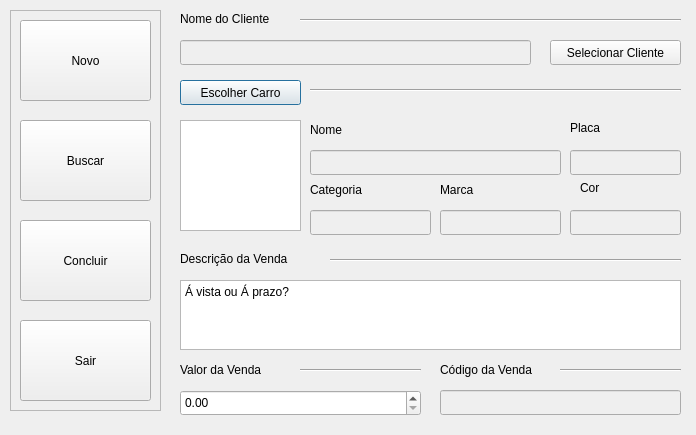
<?xml version="1.0" encoding="UTF-8"?>
<ui version="4.0">
 <class>MenuVenda</class>
 <widget class="QDialog" name="MenuVenda">
  <property name="geometry">
   <rect>
    <x>0</x>
    <y>0</y>
    <width>696</width>
    <height>435</height>
   </rect>
  </property>
  <property name="windowTitle">
   <string>Dialog</string>
  </property>
  <widget class="Line" name="line_6">
   <property name="geometry">
    <rect>
     <x>560</x>
     <y>360</y>
     <width>121</width>
     <height>20</height>
    </rect>
   </property>
   <property name="orientation">
    <enum>Qt::Horizontal</enum>
   </property>
  </widget>
  <widget class="Line" name="line">
   <property name="geometry">
    <rect>
     <x>330</x>
     <y>250</y>
     <width>351</width>
     <height>20</height>
    </rect>
   </property>
   <property name="orientation">
    <enum>Qt::Horizontal</enum>
   </property>
  </widget>
  <widget class="QPushButton" name="botaoEscolheCarro">
   <property name="geometry">
    <rect>
     <x>180</x>
     <y>80</y>
     <width>121</width>
     <height>25</height>
    </rect>
   </property>
   <property name="text">
    <string>Escolher Carro</string>
   </property>
  </widget>
  <widget class="QLabel" name="label_7">
   <property name="geometry">
    <rect>
     <x>570</x>
     <y>120</y>
     <width>61</width>
     <height>16</height>
    </rect>
   </property>
   <property name="text">
    <string>Placa</string>
   </property>
  </widget>
  <widget class="QLineEdit" name="lineEditCorCarro">
   <property name="enabled">
    <bool>false</bool>
   </property>
   <property name="geometry">
    <rect>
     <x>570</x>
     <y>210</y>
     <width>111</width>
     <height>25</height>
    </rect>
   </property>
   <property name="palette">
    <palette>
     <active>
      <colorrole role="Text">
       <brush brushstyle="SolidPattern">
        <color alpha="255">
         <red>44</red>
         <green>44</green>
         <blue>44</blue>
        </color>
       </brush>
      </colorrole>
     </active>
     <inactive>
      <colorrole role="Text">
       <brush brushstyle="SolidPattern">
        <color alpha="255">
         <red>44</red>
         <green>44</green>
         <blue>44</blue>
        </color>
       </brush>
      </colorrole>
     </inactive>
     <disabled>
      <colorrole role="Text">
       <brush brushstyle="SolidPattern">
        <color alpha="255">
         <red>0</red>
         <green>0</green>
         <blue>0</blue>
        </color>
       </brush>
      </colorrole>
     </disabled>
    </palette>
   </property>
  </widget>
  <widget class="QLineEdit" name="lineEditPlaca">
   <property name="enabled">
    <bool>false</bool>
   </property>
   <property name="geometry">
    <rect>
     <x>570</x>
     <y>150</y>
     <width>111</width>
     <height>25</height>
    </rect>
   </property>
   <property name="palette">
    <palette>
     <active>
      <colorrole role="Text">
       <brush brushstyle="SolidPattern">
        <color alpha="255">
         <red>44</red>
         <green>44</green>
         <blue>44</blue>
        </color>
       </brush>
      </colorrole>
     </active>
     <inactive>
      <colorrole role="Text">
       <brush brushstyle="SolidPattern">
        <color alpha="255">
         <red>44</red>
         <green>44</green>
         <blue>44</blue>
        </color>
       </brush>
      </colorrole>
     </inactive>
     <disabled>
      <colorrole role="Text">
       <brush brushstyle="SolidPattern">
        <color alpha="255">
         <red>0</red>
         <green>0</green>
         <blue>0</blue>
        </color>
       </brush>
      </colorrole>
     </disabled>
    </palette>
   </property>
  </widget>
  <widget class="QLineEdit" name="lineEditMarcaCarro">
   <property name="enabled">
    <bool>false</bool>
   </property>
   <property name="geometry">
    <rect>
     <x>440</x>
     <y>210</y>
     <width>121</width>
     <height>25</height>
    </rect>
   </property>
   <property name="palette">
    <palette>
     <active>
      <colorrole role="Text">
       <brush brushstyle="SolidPattern">
        <color alpha="255">
         <red>44</red>
         <green>44</green>
         <blue>44</blue>
        </color>
       </brush>
      </colorrole>
     </active>
     <inactive>
      <colorrole role="Text">
       <brush brushstyle="SolidPattern">
        <color alpha="255">
         <red>44</red>
         <green>44</green>
         <blue>44</blue>
        </color>
       </brush>
      </colorrole>
     </inactive>
     <disabled>
      <colorrole role="Text">
       <brush brushstyle="SolidPattern">
        <color alpha="255">
         <red>0</red>
         <green>0</green>
         <blue>0</blue>
        </color>
       </brush>
      </colorrole>
     </disabled>
    </palette>
   </property>
  </widget>
  <widget class="QTextEdit" name="textDescricao">
   <property name="geometry">
    <rect>
     <x>180</x>
     <y>280</y>
     <width>501</width>
     <height>70</height>
    </rect>
   </property>
   <property name="html">
    <string>&lt;!DOCTYPE HTML PUBLIC &quot;-//W3C//DTD HTML 4.0//EN&quot; &quot;http://www.w3.org/TR/REC-html40/strict.dtd&quot;&gt;
&lt;html&gt;&lt;head&gt;&lt;meta name=&quot;qrichtext&quot; content=&quot;1&quot; /&gt;&lt;style type=&quot;text/css&quot;&gt;
p, li { white-space: pre-wrap; }
&lt;/style&gt;&lt;/head&gt;&lt;body style=&quot; font-family:'Sans'; font-size:10pt; font-weight:400; font-style:normal;&quot;&gt;
&lt;p style=&quot; margin-top:0px; margin-bottom:0px; margin-left:0px; margin-right:0px; -qt-block-indent:0; text-indent:0px;&quot;&gt;&lt;span style=&quot; font-family:'Noto Sans'; font-size:9pt;&quot;&gt;Á vista ou Á prazo?&lt;/span&gt;&lt;/p&gt;&lt;/body&gt;&lt;/html&gt;</string>
   </property>
  </widget>
  <widget class="QLabel" name="label_3">
   <property name="geometry">
    <rect>
     <x>180</x>
     <y>10</y>
     <width>111</width>
     <height>17</height>
    </rect>
   </property>
   <property name="text">
    <string>Nome do Cliente</string>
   </property>
  </widget>
  <widget class="Line" name="line_3">
   <property name="geometry">
    <rect>
     <x>300</x>
     <y>10</y>
     <width>381</width>
     <height>20</height>
    </rect>
   </property>
   <property name="orientation">
    <enum>Qt::Horizontal</enum>
   </property>
  </widget>
  <widget class="QLabel" name="label_2">
   <property name="geometry">
    <rect>
     <x>180</x>
     <y>360</y>
     <width>121</width>
     <height>20</height>
    </rect>
   </property>
   <property name="text">
    <string>Valor da Venda</string>
   </property>
  </widget>
  <widget class="QLabel" name="label_8">
   <property name="geometry">
    <rect>
     <x>440</x>
     <y>180</y>
     <width>101</width>
     <height>20</height>
    </rect>
   </property>
   <property name="text">
    <string>Marca</string>
   </property>
  </widget>
  <widget class="QLabel" name="label_11">
   <property name="geometry">
    <rect>
     <x>310</x>
     <y>120</y>
     <width>81</width>
     <height>20</height>
    </rect>
   </property>
   <property name="text">
    <string>Nome</string>
   </property>
  </widget>
  <widget class="QLineEdit" name="lineCodVenda">
   <property name="enabled">
    <bool>false</bool>
   </property>
   <property name="geometry">
    <rect>
     <x>440</x>
     <y>390</y>
     <width>241</width>
     <height>25</height>
    </rect>
   </property>
  </widget>
  <widget class="Line" name="line_4">
   <property name="geometry">
    <rect>
     <x>310</x>
     <y>80</y>
     <width>371</width>
     <height>20</height>
    </rect>
   </property>
   <property name="orientation">
    <enum>Qt::Horizontal</enum>
   </property>
  </widget>
  <widget class="QDoubleSpinBox" name="SpinBoxPreco">
   <property name="geometry">
    <rect>
     <x>180</x>
     <y>390</y>
     <width>241</width>
     <height>26</height>
    </rect>
   </property>
  </widget>
  <widget class="QLabel" name="label_5">
   <property name="geometry">
    <rect>
     <x>310</x>
     <y>180</y>
     <width>101</width>
     <height>20</height>
    </rect>
   </property>
   <property name="text">
    <string>Categoria</string>
   </property>
  </widget>
  <widget class="QGraphicsView" name="graphicsView">
   <property name="enabled">
    <bool>true</bool>
   </property>
   <property name="geometry">
    <rect>
     <x>180</x>
     <y>120</y>
     <width>121</width>
     <height>111</height>
    </rect>
   </property>
  </widget>
  <widget class="QLineEdit" name="lineEditCategoria">
   <property name="enabled">
    <bool>false</bool>
   </property>
   <property name="geometry">
    <rect>
     <x>310</x>
     <y>210</y>
     <width>121</width>
     <height>25</height>
    </rect>
   </property>
   <property name="palette">
    <palette>
     <active>
      <colorrole role="Text">
       <brush brushstyle="SolidPattern">
        <color alpha="255">
         <red>44</red>
         <green>44</green>
         <blue>44</blue>
        </color>
       </brush>
      </colorrole>
     </active>
     <inactive>
      <colorrole role="Text">
       <brush brushstyle="SolidPattern">
        <color alpha="255">
         <red>44</red>
         <green>44</green>
         <blue>44</blue>
        </color>
       </brush>
      </colorrole>
     </inactive>
     <disabled>
      <colorrole role="Text">
       <brush brushstyle="SolidPattern">
        <color alpha="255">
         <red>0</red>
         <green>0</green>
         <blue>0</blue>
        </color>
       </brush>
      </colorrole>
     </disabled>
    </palette>
   </property>
  </widget>
  <widget class="QPushButton" name="botaoSelecionaCliente">
   <property name="geometry">
    <rect>
     <x>550</x>
     <y>40</y>
     <width>131</width>
     <height>25</height>
    </rect>
   </property>
   <property name="text">
    <string>Selecionar Cliente</string>
   </property>
  </widget>
  <widget class="QLabel" name="label">
   <property name="geometry">
    <rect>
     <x>180</x>
     <y>250</y>
     <width>141</width>
     <height>17</height>
    </rect>
   </property>
   <property name="text">
    <string>Descrição da Venda</string>
   </property>
  </widget>
  <widget class="QFrame" name="frame">
   <property name="geometry">
    <rect>
     <x>10</x>
     <y>10</y>
     <width>151</width>
     <height>401</height>
    </rect>
   </property>
   <property name="frameShape">
    <enum>QFrame::StyledPanel</enum>
   </property>
   <property name="frameShadow">
    <enum>QFrame::Raised</enum>
   </property>
   <widget class="QPushButton" name="botaoNovo">
    <property name="geometry">
     <rect>
      <x>10</x>
      <y>10</y>
      <width>131</width>
      <height>81</height>
     </rect>
    </property>
    <property name="focusPolicy">
     <enum>Qt::NoFocus</enum>
    </property>
    <property name="text">
     <string>Novo</string>
    </property>
   </widget>
   <widget class="QPushButton" name="botaoBuscar">
    <property name="geometry">
     <rect>
      <x>10</x>
      <y>110</y>
      <width>131</width>
      <height>81</height>
     </rect>
    </property>
    <property name="focusPolicy">
     <enum>Qt::NoFocus</enum>
    </property>
    <property name="text">
     <string>Buscar</string>
    </property>
   </widget>
   <widget class="QPushButton" name="botaoSair">
    <property name="geometry">
     <rect>
      <x>10</x>
      <y>310</y>
      <width>131</width>
      <height>81</height>
     </rect>
    </property>
    <property name="focusPolicy">
     <enum>Qt::NoFocus</enum>
    </property>
    <property name="text">
     <string>Sair</string>
    </property>
   </widget>
   <widget class="QPushButton" name="botaoConcluir">
    <property name="geometry">
     <rect>
      <x>10</x>
      <y>210</y>
      <width>131</width>
      <height>81</height>
     </rect>
    </property>
    <property name="focusPolicy">
     <enum>Qt::NoFocus</enum>
    </property>
    <property name="text">
     <string>Concluir</string>
    </property>
   </widget>
  </widget>
  <widget class="QLabel" name="label_6">
   <property name="geometry">
    <rect>
     <x>440</x>
     <y>360</y>
     <width>121</width>
     <height>20</height>
    </rect>
   </property>
   <property name="text">
    <string>Código da Venda</string>
   </property>
  </widget>
  <widget class="QLabel" name="label_10">
   <property name="geometry">
    <rect>
     <x>580</x>
     <y>180</y>
     <width>61</width>
     <height>15</height>
    </rect>
   </property>
   <property name="text">
    <string>Cor</string>
   </property>
  </widget>
  <widget class="QLineEdit" name="lineEditNomeCarro">
   <property name="enabled">
    <bool>false</bool>
   </property>
   <property name="geometry">
    <rect>
     <x>310</x>
     <y>150</y>
     <width>251</width>
     <height>25</height>
    </rect>
   </property>
   <property name="palette">
    <palette>
     <active>
      <colorrole role="Text">
       <brush brushstyle="SolidPattern">
        <color alpha="255">
         <red>44</red>
         <green>44</green>
         <blue>44</blue>
        </color>
       </brush>
      </colorrole>
     </active>
     <inactive>
      <colorrole role="Text">
       <brush brushstyle="SolidPattern">
        <color alpha="255">
         <red>44</red>
         <green>44</green>
         <blue>44</blue>
        </color>
       </brush>
      </colorrole>
     </inactive>
     <disabled>
      <colorrole role="Text">
       <brush brushstyle="SolidPattern">
        <color alpha="255">
         <red>0</red>
         <green>0</green>
         <blue>0</blue>
        </color>
       </brush>
      </colorrole>
     </disabled>
    </palette>
   </property>
  </widget>
  <widget class="Line" name="line_5">
   <property name="geometry">
    <rect>
     <x>300</x>
     <y>360</y>
     <width>121</width>
     <height>20</height>
    </rect>
   </property>
   <property name="orientation">
    <enum>Qt::Horizontal</enum>
   </property>
  </widget>
  <widget class="QLineEdit" name="lineNomeCliente">
   <property name="enabled">
    <bool>false</bool>
   </property>
   <property name="geometry">
    <rect>
     <x>180</x>
     <y>40</y>
     <width>351</width>
     <height>25</height>
    </rect>
   </property>
   <property name="palette">
    <palette>
     <active>
      <colorrole role="Text">
       <brush brushstyle="SolidPattern">
        <color alpha="255">
         <red>44</red>
         <green>44</green>
         <blue>44</blue>
        </color>
       </brush>
      </colorrole>
     </active>
     <inactive>
      <colorrole role="Text">
       <brush brushstyle="SolidPattern">
        <color alpha="255">
         <red>44</red>
         <green>44</green>
         <blue>44</blue>
        </color>
       </brush>
      </colorrole>
     </inactive>
     <disabled>
      <colorrole role="Text">
       <brush brushstyle="SolidPattern">
        <color alpha="255">
         <red>0</red>
         <green>0</green>
         <blue>0</blue>
        </color>
       </brush>
      </colorrole>
     </disabled>
    </palette>
   </property>
  </widget>
 </widget>
 <resources/>
 <connections/>
</ui>
